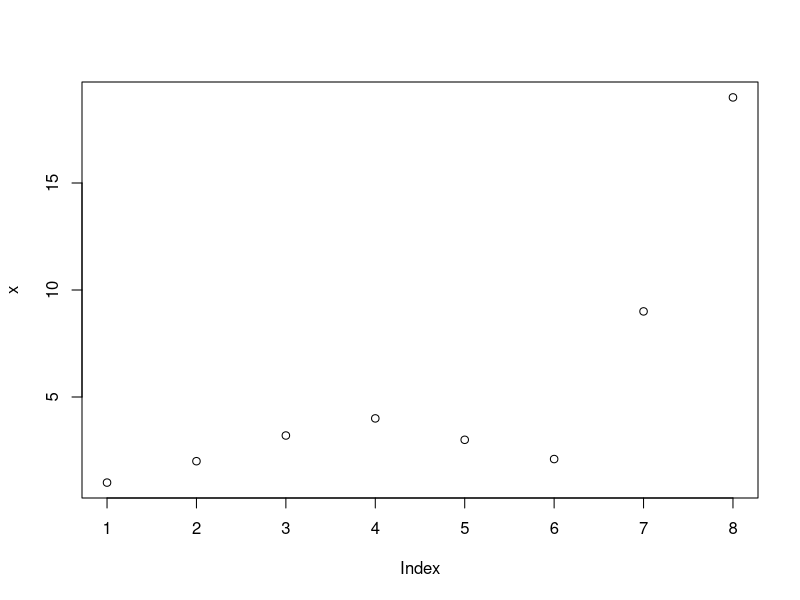
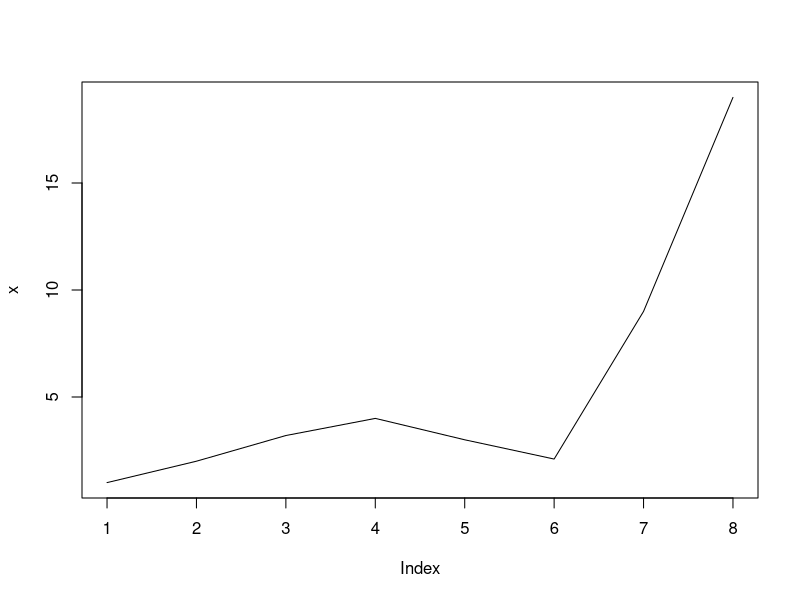
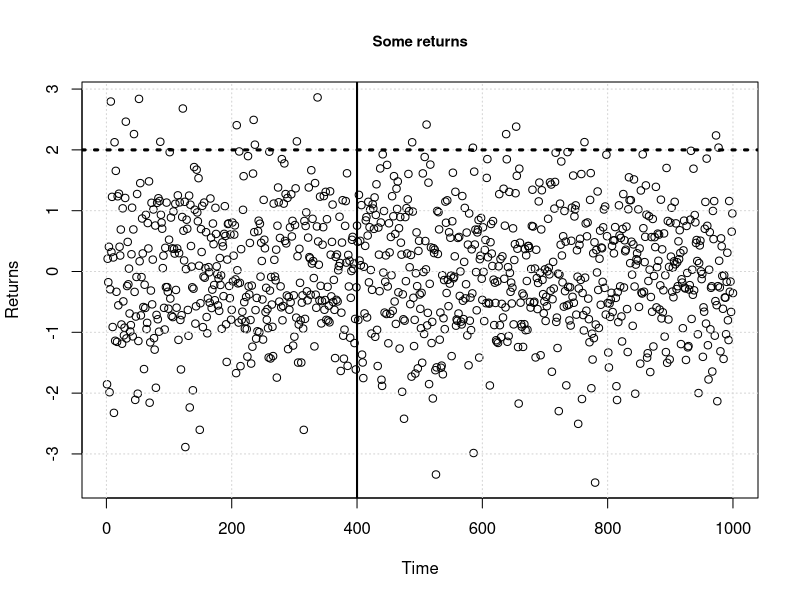
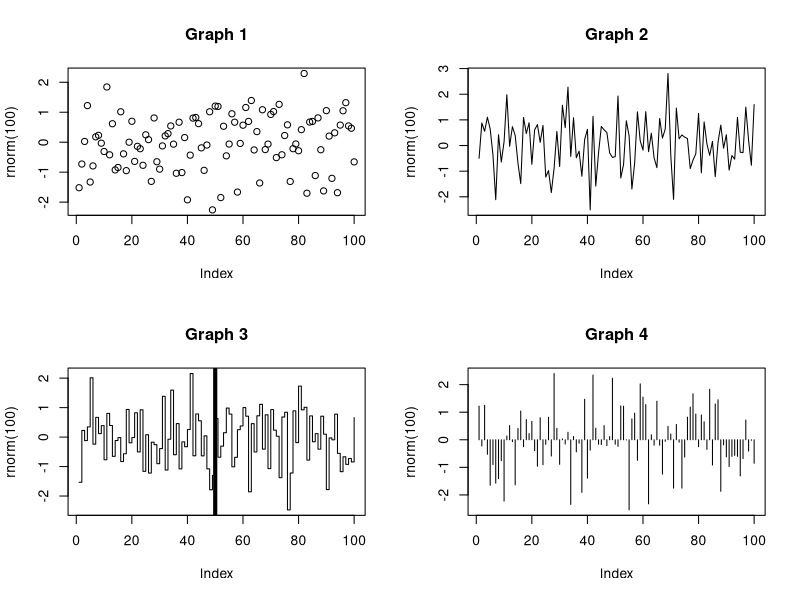
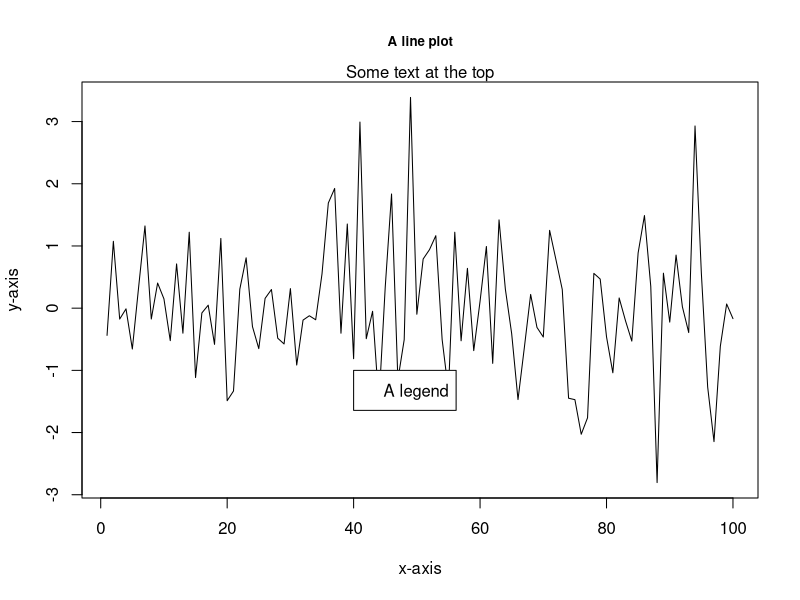

The R script that drew these images, in order:
#####################################################################
######################## toolsOfTheTrade.r ##########################
#####################################################################

# Purpose
# -------------------------------------------------------------------
# Simple Commands using R, syntax review, common data containers, basic R review
#
# Note that I will often call the variable immediately after assigning it in
# order to print to the console (the file can be executed with Rscript filename

# Basic Math
# -------------------------------------
# R can be used as a scientific calculator to evaluate expressions

1+1
sqrt(2)
20 + (26.8 * 23.4) / 2 + exp(1.34) * cos(1)
sin(1)
5^4
sqrt(-1 + 0i)

# Advanced mathematical operations are also possible
integrand <- function(x) 1 / ((x + 1) * sqrt(x))
integrate(integrand, lower = 0, upper = Inf)

# Variables and assignment
# -------------------------------------
# The assignment of a value to a variable is accomplished via the <- operation
x <- 3
x

x <- x + 1
x

z <- x^2
z

z <- "hello quants"
z

y <- "a"
y

Z <- sqrt(2)
Z

# Dots are acceptable in variable names
new.X <- 2.3
new.X

# Note that assignment via = is acceptable too, but for a more functional style
# I will continue to use <-


# Data Containers
# -------------------------------------
# Important and common data containers in R are vectors, matrices, data frames,
# lists, and environments

# Using the concatenation operator c() object
first_vector <- c(1, 2, 3, 4, 5, 6)
first_vector

second_vector <- c("a", "b", "hello")
second_vector

# Note the 2 and 23 are converted to strings
third_vector <- c("a", 2, 23)
third_vector

# It is straightforward to concatenate vectors and elements
new_vector <- c(first_vector, 7, 8, 9, second_vector)
new_vector

# Note that R is 1-indexed (unlike python which is 0-indexed)
example_1 <- new_vector[4]
example_1

# Extract the 5th and 8th elements
example_2 <- new_vector[c(5,8)]
example_2

# Vectorization is also supported in R
x <- c(1, 5, 10, 15, 20)

x2 <- x * 2
x2

x3 <- x ^2
x3

x4 <- x / x2
x4

x5 <- round(x * (x / x2) ^ 3.5 + sqrt(x4), 3)
x5

x6 <- round(c(c(x2[2:4], x3[1:2]), x5[4]), 2)
x6

# The matrix() object
# ---------------------------
# Matrices are stored in columnar format
my_matrix <- matrix(c(1, 2, 3, 4, 5, 6), nrow =2, ncol = 3)
my_matrix

# To arrange by row format:
my_matrix <- matrix(c(1, 2, 3, 4, 5, 6), nrow =2, ncol = 3, byrow = TRUE)
my_matrix

# A matrix is an object and has certain attributes as a result, lets create a
# matrix with its rows and columns labelled
dimnames(my_matrix) <- list(c("one", "hello"), c("column1", "column2", "column3"))
my_matrix

# We can now query the matrix for its attributes
attributes(my_matrix)

# To extract an element
ans <- my_matrix[1,3]
ans

# Operations on matrices can also be vecorized
new_matrix_1 <- my_matrix * my_matrix
new_matrix_1

new_matrix_2 <- sqrt(my_matrix)
new_matrix_2

# Vectorization and single element operations can be used in tandem
mat1 <- matrix(rnorm(1000), nrow = 100)
round(mat1[1:5, 2:6],3)

mat2 <- mat1[1:25, ] ^ 2
head(round(mat2,0), 9)[,1:7]

# The data.frame() object
# ---------------------------
# It's helpful to think of the data.frame() object as a single spreadsheet. It
# is a hybrid, two-dimensional container that can include different variable
# types at the same time. When data is read into R from an external environment
# it usually results in a data.frame() object

df <- data.frame(price = c(89.2, 23.2, 21.2),
                 symbol = c("MOT", "AAPL", "IBM"),
                 action = c("Buy", "Sell", "Buy"))
df

# Factors are a convenient data type that can assist in the categorization of
# data, to explicitly disable use the stringsAsFactors = FALSE argument
df3 <- data.frame(price = c(89.2, 23.2, 21.2),
                  symbol = c("MOT", "AAPL", "IBM"),
                  action = c("Buy", "Sell", "Buy"),
                  stringsAsFactors = FALSE)
class(df3$symbol)

# To find out what arguments are available for standard R functions use ? in
# front of the function
#?data.frame #suppress the output incase running as a script

# Dataframes can also be indexed via [ , ]
price <- df[1, 1]
price

# Intentionally show that R will throw an error if cols are different lengths
#df2 <- data.frame(col1 = c(1, 2, 3), col2 = c(1, 2, 3, 4))

# The $ operator extracts data columns by name
symbols <- df$symbol
symbols

# The "Levels" descriptor for the symbols implies that the type is a "factor
class(symbols)

# But remember we can set this type casting off as we did with df3 above
symbols <- df3$symbol
symbols

# The list() object
# ---------------------------
# The list object is very useful in that it is a more general container and can
# store objects of different types and sizes

my_list <- list(a = c(1, 2, 3, 4, 5),
                b = matrix(1:10, nrow = 2, ncol = 5),
                c = data.frame(price = c(89.3, 98.2, 21.2),
                               stock = c("MOT", "IBM", "CSCO")))
my_list

# Lists can be indexed by passing a number or by passing the element name into
# a double bracket operator [[]]
first_element <- my_list[[1]]
first_element

second_element <- my_list[["b"]]
second_element
class(second_element)

# Note that single brackets extract a section of a list (which is a list as a
# result), double brackets return an element of the list

part_of_list <- my_list[c(1, 3)]
part_of_list
class(part_of_list)

# length() returns the size of a list
length(my_list)

# The new.env() object
# ---------------------------
# The environment object is a powerful data structure in R due to leveraging
# quite a bit of it's inner workings "under the hood. It is most similar to a
# list object in the variability of what size and type of objects it can store
# but also has an added reference layer to a parent environment. Reference
# Semantics entail that variables do not store objects by their values but
# rather their address in memory, so only the address is passed around rather
# than the entire object. In short Environments are often used to emulate
# hash maps with O(1) lookup performance.

env <- new.env()
# Just as with lists we can assign by [[]] or by $
env[["first"]] <- 5
env[["second"]] <- 6
env$third <- 7

# Note that calling the object won't display it's contents but rather it's
# hexadecimal memory address
env

# ls() is needed in order to access names
ls(env)

# To obtain values associated with the names we can use the get() method
get("first", envir = env)

# Remove elements from an environment with rm()
rm("second", envir = env)
ls(env)

# Note that because environments use Reference Semantics, creating a copy of an
# environment than altering it, will also alter the original environment
# because the same underlying memory addresses/ pointers are always used

env_2 <- env
env_2$third <- 42
get("third", envir = env) # will be 42 even though we didn't directly change env

# Plotting
# -------------------------------------
# R has decent plotting/graphing capabilities even in the base installation.
# The more advanced graphing functionality is provided by external packages
# such as ggplot2, ggvis, rCharts, and rgl, all available on CRAN.

# The plot() command
# ---------------------------
# Create a vector of numbers x and plot them
# NOTE: running via terminal/ shell with Rscript will not create plot windows.
# These lines/ this section is more convenient in the R console or RStudio
x <- c(1,2, 3.2, 4, 3, 2.1, 9, 19)
plot(x)

# The type argument can be used to modify the graph, (say you want a line plot)
plot(x, type = 'l')

# Some nicer plotting (axis labels, title, grid, etc)
plot(rnorm(1000), main = "Some returns", cex.main = 0.9, xlab = "Time", ylab =
       "Returns")

# Superimpose a basic grid
grid()

# Create a few vertical and horizontal lines
abline(v = 400, lwd = 2, lty = 1)
abline(h = 2, lwd = 3, lty = 3)

# The par() command is used to query or set up global parameters that can be
# used to by all subsequent calls to plot() (like subplot set up)

# Create a 2-row, 2-column format
par(mfrow = c(2,2))

# First plot (points)
plot(rnorm(100), main = "Graph 1")

# Second plot (lines)
plot(rnorm(100), main = "Graph 2", type = "l")

# Third plot (steps) with a vertical line
plot(rnorm(100), main = "Graph 3", type = "s")
abline(v = 50, lwd = 4)

# Forth plot
plot(rnorm(100), type = "h", main = "Graph 4")

# Reset plot window
par(mfrow = c(1, 1))

# Add some text and a legend to a plot
plot(rnorm(100), main = "A line plot",
     cex.main = 0.8,
     xlab = "x-axis",
     ylab = "y-axis",
     type = "l")

# Extra text
mtext("Some text at the top", side = 3)

# At x = 40 and y = -1 coordinates add a legend
legend(40, -1, "A legend")

# The formals() function can also be used to extract the arguments of a function
formals(plot.default)

# Function
# -------------------------------------

# Add up all integers between 1 and 100, functionally
ans <- sum(1:100)
ans

# Imperitively we could write
answer <- 0
for(i in 1:100) {
  answer <- answer + i
}
answer

# The following few functions are worth memorizing

# Create 100 standard normals
x <- rnorm(100, mean = 0, sd = 1)
x

# Find the length of a vector x
length(x)

# Compute the mean of x
mean(x)

# Compute the standard deviation of x
sd(x)

# Compute the median value of x
median(x)

# Compute the range (min, max) of x
range(x)

# Find the sum of all the numbers in x
sum(x)

# Do a cumulative sum of the values in x
cumsum(x)

# Display the first three elements of x
head(x, 3)

# Display summary statistics on x
summary(x)

# Sortt x from largest to smallest
sort(x, decreasing = TRUE)

# Compute the successive difference in x
diff(x)

# Create an integer sequence from 1 to 10
1:10

# Create a sequence from 1 to 10 with step size 0.1
seq(1, 10, 0.1)

# Print the string hello to the screen
print("hello")

# Example of a conditional statement / loop
# Define a boolean variable
my_boolean <- 1 == 2

if(my_boolean) {
  print("not correct")
} else {
  print("XYZ")
}

# for() loop examples
for(i in 1:5) {
  cat(i, "\n")
}

some_list <- list()
for(z in c("hello", "goodbye")) {
  some_list[[z]] <- z
}
some_list
